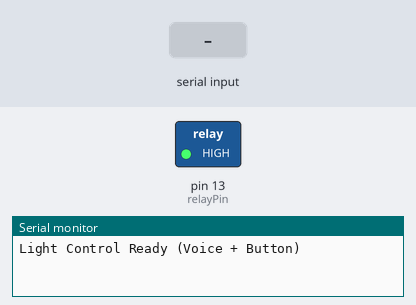
A sketch run on a simulated Arduino Uno, built with avr-gcc and run on an emulated ATmega328P. On the bench: switched loads named in the sketch (green lamp = pin HIGH), the last lines printed to the serial monitor. The inputs (shaded band) are chosen by the test bench.

Above: at 1.2 s.
1.3 s: "1\n" received over Serial
At 2.5 s:
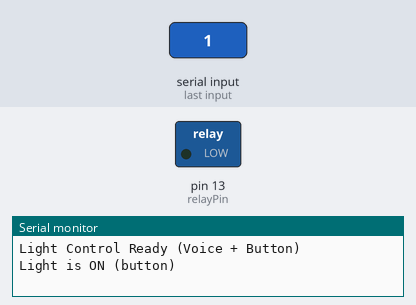
2.8 s: "0\n" received over Serial
At 3.7 s:
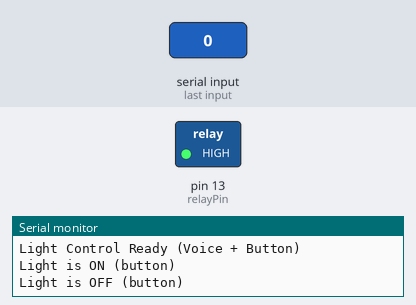
4.3 s: "light on\n" received over Serial
At 5.1 s:
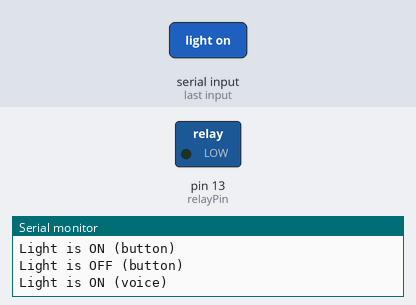
Timing chart, 0 to 7.3 s (numbered marks = the images above; inputs shaded):
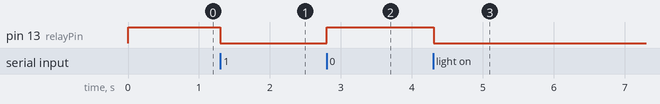

The sketch:

bt_home.ino
```cpp
const int relayPin = 13;          // Relay pin
bool relayState = false;          // Current relay state

void setup() {
  pinMode(relayPin, OUTPUT);
  digitalWrite(relayPin, HIGH);   // Active LOW relay → HIGH = OFF
  Serial.begin(9600);             // Bluetooth communication
  Serial.println("Light Control Ready (Voice + Button)");
}

void loop() {
  // Check if any data is available from Bluetooth
  while (Serial.available() > 0) {
    String command = Serial.readStringUntil('\n');  // Read until newline
    command.trim();                                 // Remove spaces/newlines
    command.toLowerCase();                          // Case-insensitive

    // --- Handle numeric button input ('1'/'0') ---
    if (command == "1") {
      setRelay(true, "button");
    }
    else if (command == "0") {
      setRelay(false, "button");
    }

    // --- Handle voice commands ('light on'/'light off') ---
    else if (command == "light on") {
      setRelay(true, "voice");
    }
    else if (command == "light off") {
      setRelay(false, "voice");
    }
    else {
      Serial.print("Unknown command: ");
      Serial.println(command);
    }
  }
}

// Function to set relay state and print feedback
void setRelay(bool state, String source) {
  relayState = state;
  digitalWrite(relayPin, relayState ? LOW : HIGH); // LOW = ON, HIGH = OFF
  Serial.print("Light is ");
  Serial.print(relayState ? "ON" : "OFF");
  Serial.print(" (");
  Serial.print(source);
  Serial.println(")");
}
```

Measured:
- after the input at 1.3 s, pin 13 (relayPin): HIGH → LOW at once
- after the input at 2.8 s, pin 13 (relayPin): LOW → HIGH at once
- after the input at 4.3 s, pin 13 (relayPin): HIGH → LOW at once
